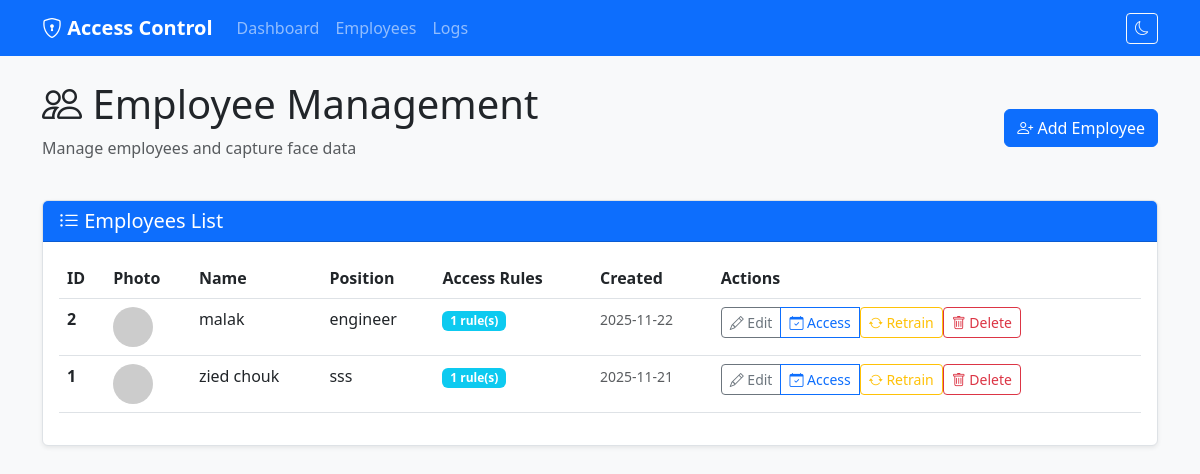
Page /employees on the earlier database version.
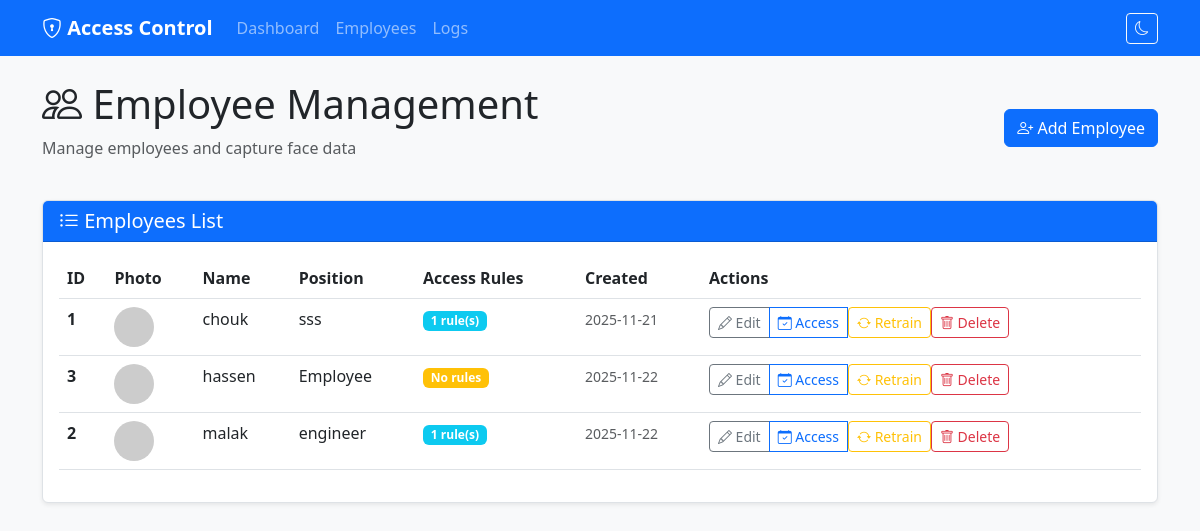
Same page on the later database version.
### models.py (models this page shows, shortened)
class Employee(db.Model):
    __tablename__ = 'employees'
    id = Column(Integer, primary_key=True)
    name = Column(String(100), nullable=False)
    position = Column(String(100))
    created_at = Column(DateTime, default=datetime.utcnow)
    access_rules = relationship('AccessRule', back_populates='employee', cascade='all, delete-orphan')
    access_logs = relationship('AccessLog', back_populates='employee', cascade='all, delete-orphan')

### app.py (the view)
@app.route('/employees')
def employees():
    try:
        employees_list = Employee.query.order_by(Employee.name).all()
    except Exception as e:
        if 'no such column: employees.position' in str(e) or 'position' in str(e):
            print("Auto-fixing database: Adding missing 'position' column...")
            from sqlalchemy import text
            try:
                db.session.execute(text("ALTER TABLE employees ADD COLUMN position VARCHAR(100)"))
                db.session.commit()
                print("✓ Added 'position' column")
            except Exception as sql_err:
                if 'duplicate column' not in str(sql_err).lower():
                    print(f"Migration note: {sql_err}")
                db.session.rollback()
            employees_list = Employee.query.order_by(Employee.name).all()
        else:
            raise
    return render_template('employees.html', employees=employees_list, day_names=DAY_NAMES)

### templates/employees.html (shortened to what this page needs)
{% extends "base.html" %}
{% block content %}
<div class="row mb-4">
    <div class="col-md-12 d-flex justify-content-between align-items-center">
        <div>
            <h1><i class="bi bi-people"></i> Employee Management</h1>
            <p class="text-muted">Manage employees and capture face data</p>
        </div>
        <button type="button" class="btn btn-primary" data-bs-toggle="modal" data-bs-target="#addEmployeeModal">
            <i class="bi bi-person-plus"></i> Add Employee
        </button>
    </div>
</div>
<div class="row">
    <div class="col-md-12">
        <div class="card shadow-sm">
            <div class="card-header bg-primary text-white">
                <h5 class="mb-0">
                    <i class="bi bi-list-ul"></i> Employees List
                </h5>
            </div>
            <div class="card-body">
                {% if employees %}
                <div class="table-responsive">
                    <table class="table table-hover">
                        <thead>
                            <tr>
                                <th>ID</th>
                                <th>Photo</th>
                                <th>Name</th>
                                <th>Position</th>
                                <th>Access Rules</th>
                                <th>Created</th>
                                <th>Actions</th>
                            </tr>
                        </thead>
                        <tbody>
                            {% for employee in employees %}
                            <tr>
                                <td><strong>{{ employee.id }}</strong></td>
                                <td>
                                    <img src="{{ url_for('employee_photo', employee_id=employee.id) }}"
                                        alt="{{ employee.name }}" class="rounded-circle" width="40" height="40"
                                        style="object-fit: cover;"
                                        onerror="this.src='https://via.placeholder.com/40?text=User'">
                                </td>
                                <td>{{ employee.name }}</td>
                                <td>{{ employee.position or '-' }}</td>
                                <td>
                                    {% if employee.access_rules %}
                                    <span class="badge bg-info">{{ employee.access_rules|length }} rule(s)</span>
                                    {% else %}
                                    <span class="badge bg-warning">No rules</span>
                                    {% endif %}
                                </td>
                                <td>
                                    <small class="text-muted">
                                        {{ employee.created_at.strftime('%Y-%m-%d') if employee.created_at else '-' }}
                                    </small>
                                </td>
                                <td>
                                    <div class="btn-group" role="group">
                                        <button type="button" class="btn btn-sm btn-outline-secondary"
                                            data-bs-toggle="modal" data-bs-target="#editEmployeeModal"
                                            data-id="{{ employee.id }}" data-name="{{ employee.name }}"
                                            data-position="{{ employee.position or '' }}">
                                            <i class="bi bi-pencil"></i> Edit
                                        </button>
                                        <a href="{{ url_for('employee_access_rules', employee_id=employee.id) }}"
                                            class="btn btn-sm btn-outline-primary">
                                            <i class="bi bi-calendar-check"></i> Access
                                        </a>
                                        <form method="POST"
                                            action="{{ url_for('retrain_employee', employee_id=employee.id) }}"
                                            style="display: inline;"
                                            onsubmit="return confirm('Retrain face recognition for {{ employee.name }}? This will capture new images.');">
                                            <button type="submit" class="btn btn-sm btn-outline-warning">
                                                <i class="bi bi-arrow-repeat"></i> Retrain
                                            </button>
                                        </form>
                                        <form method="POST"
                                            action="{{ url_for('delete_employee', employee_id=employee.id) }}"
                                            style="display: inline;"
                                            onsubmit="return confirm('Are you sure you want to delete {{ employee.name }}? This will also delete their face data.');">
                                            <button type="submit" class="btn btn-sm btn-outline-danger">
                                                <i class="bi bi-trash"></i> Delete
                                            </button>
                                        </form>
                                    </div>
                                </td>
                            </tr>
                            {% endfor %}
                        </tbody>
                    </table>
                </div>
                {% endif %}
            </div>
        </div>
    </div>
</div>
{% endblock %}

### templates/base.html (shortened to what this page needs)
<!DOCTYPE html>
<html lang="en">
<head>
    <link href="https://cdn.jsdelivr.net/npm/bootstrap@5.3.0/dist/css/bootstrap.min.css" rel="stylesheet">
    <link rel="stylesheet" href="https://cdn.jsdelivr.net/npm/bootstrap-icons@1.10.0/font/bootstrap-icons.css">
</head>
<body>
    <nav class="navbar navbar-expand-lg navbar-dark bg-primary mb-4">
        <div class="container">
            <a class="navbar-brand" href="{{ url_for('dashboard') }}">
                <i class="bi bi-shield-lock"></i> Access Control
            </a>
            <div class="collapse navbar-collapse" id="navbarNav">
                <ul class="navbar-nav me-auto">
                    <li class="nav-item">
                        <a class="nav-link" href="{{ url_for('dashboard') }}">Dashboard</a>
                    </li>
                    <li class="nav-item">
                        <a class="nav-link" href="{{ url_for('employees') }}">Employees</a>
                    </li>
                    <li class="nav-item">
                        <a class="nav-link" href="{{ url_for('logs') }}">Logs</a>
                    </li>
                </ul>
                <button class="btn btn-outline-light btn-sm" id="themeToggle">
                    <i class="bi bi-moon"></i>
                </button>
            </div>
        </div>
    </nav>
    <main class="container mt-4">
        {% block content %}{% endblock %}
    </main>
</body>
</html>

### templates/base.html (style rules this page uses)
.navbar-brand { font-weight: 600; }
.table-responsive { max-height: 600px; }
:root { --bg-body: #f8f9fa; --bg-card: #ffffff; --text-main: #212529; --text-muted: #6c757d; --border-color: #dee2e6; --table-hover: rgba(0, 0, 0, 0.075); }
body { background-color: var(--bg-body); color: var(--text-main); transition: background-color 0.3s, color 0.3s; }
.card { background-color: var(--bg-card); border-color: var(--border-color); }
.table { color: var(--text-main); border-color: var(--border-color); }

Differences in the rows shown:
changed Employee "sss": name "zied chouk" → "chouk"; moves up the list
added Employee: id "3", name "hassen", position "Employee", shows "No rules", created_at "2025-11-22"
